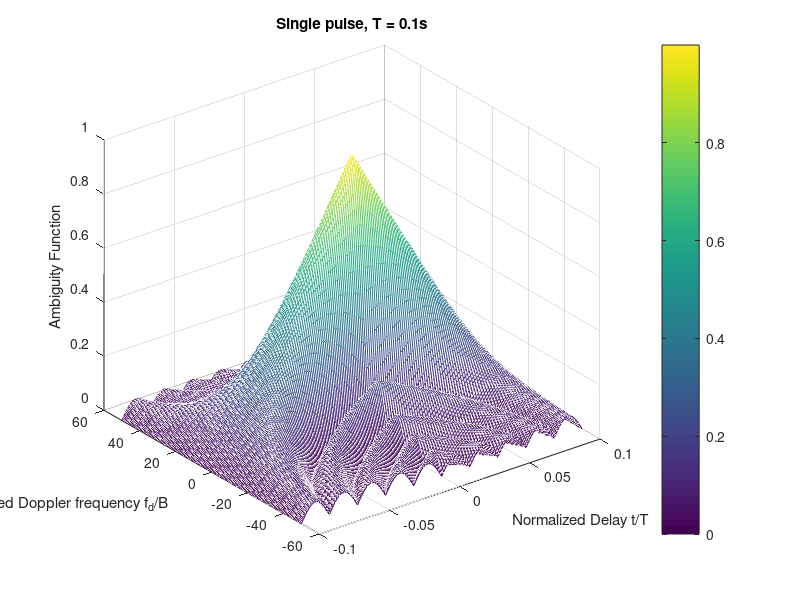
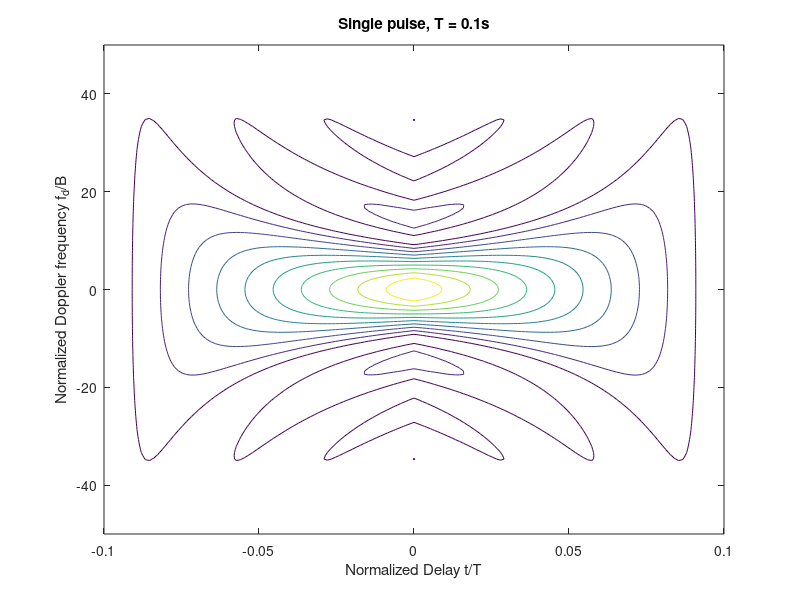
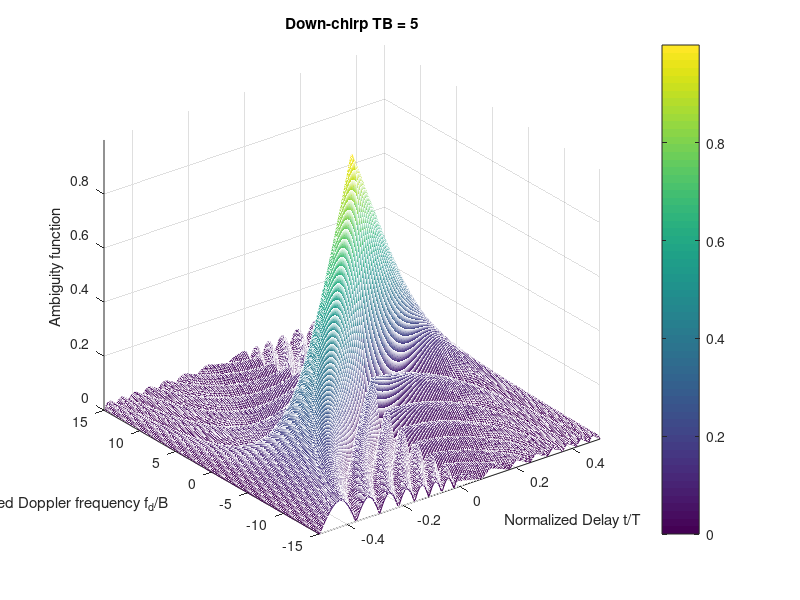
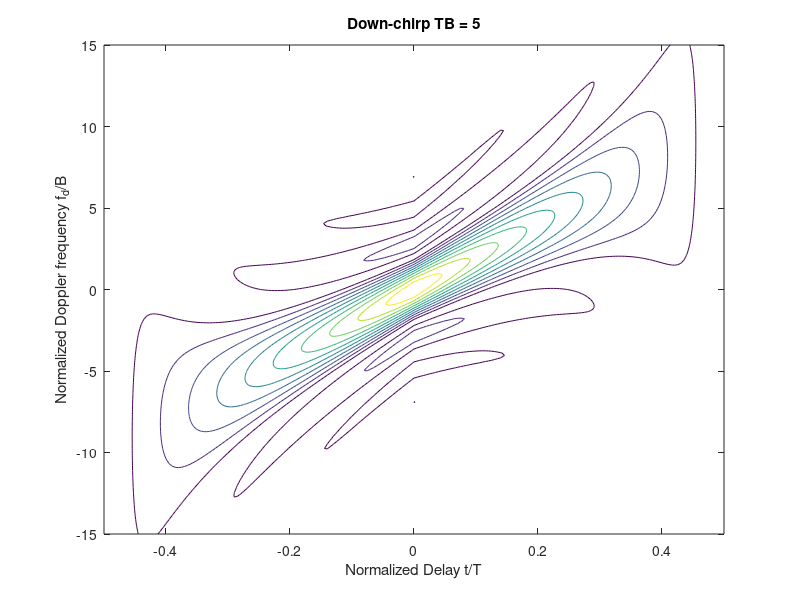

Write MATLAB code to recreate these figures, in order.
%% single pulse
close all; clear;
eps = 1e-6;
T = 0.1;
count = 0;
for t0 = -T:2*T/150:T
   count = count + 1;
   j = 0;
   fd = linspace(-5/T,5/T,151);
   temp1 = 1. - abs(t0) / T;
   temp2 = pi * T .* (1.0 - abs(t0) / T) .* fd;
   x(:,count) = abs(temp1 .* sin(temp2+eps)./(temp2+eps));
end
Tx = linspace(-T,T, size(x,1));
fy = linspace(-5/T+eps,5/T-eps, size(x,1));
mesh(Tx,fy,x);
xlabel ('Normalized Delay t/T')
ylabel ('Normalized Doppler frequency f_d/B')
zlabel('Ambiguity Function')
title("Single pulse, T = 0.1s")
colorbar
figure(2)
contour(Tx,fy,x);
xlabel ('Normalized Delay t/T')
ylabel ('Normalized Doppler frequency f_{d}/B')
title("Single pulse, T = 0.1s")
%% down-chirp
clear;
eps = 1e-6;
T = 0.5;
B = 10;
down = -1.;
mu = down * B / T;
del = 2*T/200;
count = 0;
for t0 = -1*T:del:T
   count = count + 1;
   j = 0;
   fd = linspace(-1.5*B,1.5*B,201);
   temp1 = 1. - abs(t0) / T;
   temp2 = pi * T * (1.0 - abs(t0) / T);
   temp3 = (fd + mu * t0);
   k = temp2 * temp3;
   x(:,count) = abs( temp1 .* (sin(k+eps)./(k+eps))).^2;
end
Tx = linspace(-1*T,T,size(x,1));
fy = linspace(-1.5*B,1.5*B,size(x,1));
figure(3)
mesh(Tx,fy,sqrt(x))
xlabel ('Normalized Delay t/T')
ylabel ('Normalized Doppler frequency f_d/B')
zlabel ('Ambiguity function')
title("Down-chirp TB = 5");
axis tight
colorbar
figure(4)
contour(Tx,fy,sqrt(x))
xlabel ('Normalized Delay t/T')
ylabel ('Normalized Doppler frequency f_d/B')
title("Down-chirp TB = 5");
